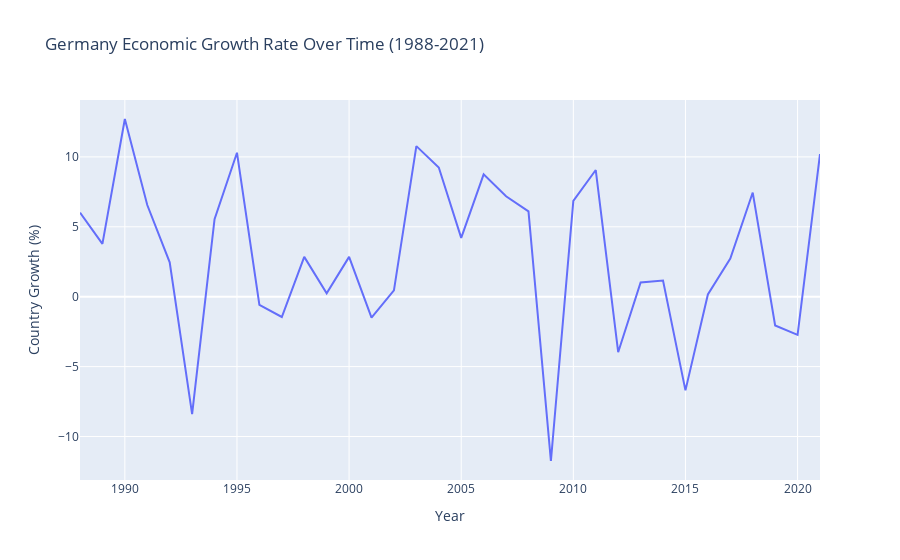
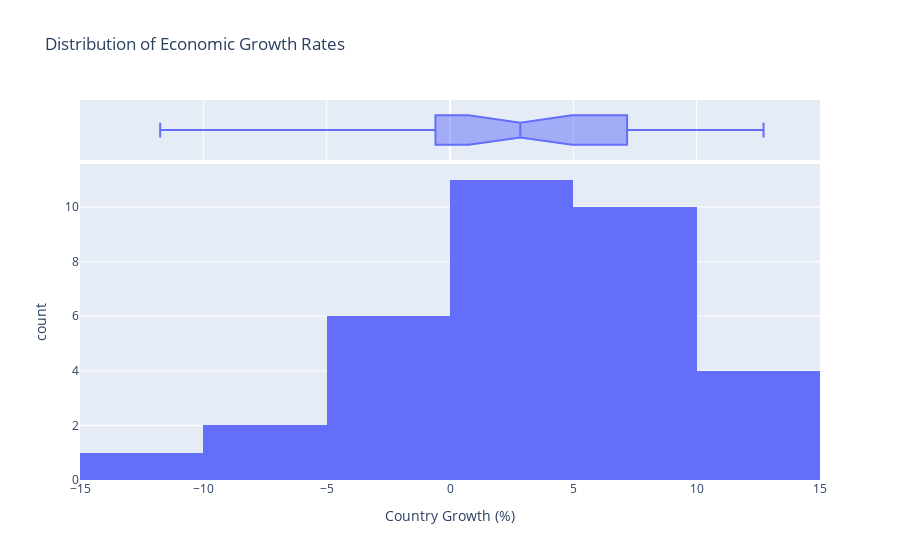

Source (notebook cell) for these figures, in order:
### Markdown cell above
### **2.2 Advanced Data Analysis**

#### **2.2.1 Univariate Analysis**

Let's examine each variable individually through various visualizations to understand their distributions and patterns over time.

### Code cell
# Create time series plots for each variable
def create_time_series(data, y_col, title):
    fig = px.line(data, x="Year", y=y_col, title=title)
    fig.update_layout(showlegend=False)
    return fig


# Economic Growth Time Series
fig_growth = create_time_series(
    ger_trade,
    "Country Growth (%)",
    "Germany Economic Growth Rate Over Time (1988-2021)",
)
fig_growth.show()

# Distribution of Economic Growth
fig_growth_dist = px.histogram(
    ger_trade,
    x="Country Growth (%)",
    title="Distribution of Economic Growth Rates",
    marginal="box",
)
fig_growth_dist.show()

### Figure 1 — Plotly figure (JSON) as saved in the notebook; plotly's stock layout.template omitted (floating-point values rounded to 4 significant figures)
{"data": [{"hovertemplate": "Year=%{x}<br>Country Growth (%)=%{y}<extra></extra>", "legendgroup": "", "line": {"color": "#636efa", "dash": "solid"}, "marker": {"symbol": "circle"}, "mode": "lines", "name": "", "orientation": "v", "showlegend": false, "type": "scatter", "x": [1988, 1989, 1990, 1991, 1992, 1993, 1994, 1995, 1996, 1997, 1998, 1999, 2000, 2001, 2002, 2003, 2004, 2005, 2006, 2007, 2008, 2009, 2010, 2011, 2012, 2013, 2014, 2015, 2016, 2017, 2018, 2019, 2020, 2021], "xaxis": "x", "y": [6.013, 3.78, 12.71, 6.56, 2.46, -8.4, 5.54, 10.3, -0.59, -1.45, 2.85, 0.24, 2.85, -1.49, 0.45, 10.77, 9.24, 4.21, 8.75, 7.18, 6.1, -11.75, 6.86, 9.06, -3.97, 1.02, 1.16, -6.7, 0.16, 2.73, 7.45, -2.06, -2.73, 10.2], "yaxis": "y"}], "layout": {"legend": {"tracegroupgap": 0}, "showlegend": false, "title": {"text": "Germany Economic Growth Rate Over Time (1988-2021)"}, "xaxis": {"anchor": "y", "domain": [0, 1], "title": {"text": "Year"}}, "yaxis": {"anchor": "x", "domain": [0, 1], "title": {"text": "Country Growth (%)"}}}}

### Figure 2 — Plotly figure (JSON) as saved in the notebook; plotly's stock layout.template omitted (floating-point values rounded to 4 significant figures)
{"data": [{"bingroup": "x", "hovertemplate": "Country Growth (%)=%{x}<br>count=%{y}<extra></extra>", "legendgroup": "", "marker": {"color": "#636efa", "pattern": {"shape": ""}}, "name": "", "orientation": "v", "showlegend": false, "type": "histogram", "x": [6.013, 3.78, 12.71, 6.56, 2.46, -8.4, 5.54, 10.3, -0.59, -1.45, 2.85, 0.24, 2.85, -1.49, 0.45, 10.77, 9.24, 4.21, 8.75, 7.18, 6.1, -11.75, 6.86, 9.06, -3.97, 1.02, 1.16, -6.7, 0.16, 2.73, 7.45, -2.06, -2.73, 10.2], "xaxis": "x", "yaxis": "y"}, {"hovertemplate": "Country Growth (%)=%{x}<extra></extra>", "legendgroup": "", "marker": {"color": "#636efa"}, "name": "", "notched": true, "showlegend": false, "type": "box", "x": [6.013, 3.78, 12.71, 6.56, 2.46, -8.4, 5.54, 10.3, -0.59, -1.45, 2.85, 0.24, 2.85, -1.49, 0.45, 10.77, 9.24, 4.21, 8.75, 7.18, 6.1, -11.75, 6.86, 9.06, -3.97, 1.02, 1.16, -6.7, 0.16, 2.73, 7.45, -2.06, -2.73, 10.2], "xaxis": "x2", "yaxis": "y2"}], "layout": {"barmode": "relative", "legend": {"tracegroupgap": 0}, "title": {"text": "Distribution of Economic Growth Rates"}, "xaxis": {"anchor": "y", "domain": [0, 1], "title": {"text": "Country Growth (%)"}}, "xaxis2": {"anchor": "y2", "domain": [0, 1], "matches": "x", "showgrid": true, "showticklabels": false}, "yaxis": {"anchor": "x", "domain": [0, 0.8316], "title": {"text": "count"}}, "yaxis2": {"anchor": "x2", "domain": [0.8416, 1], "matches": "y2", "showgrid": false, "showline": false, "showticklabels": false, "ticks": ""}}}
